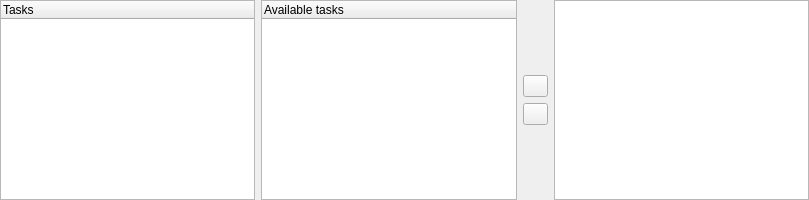
<ui version="4.0" >
 <class>KPlato::PertEditor</class>
 <widget class="QWidget" name="KPlato::PertEditor" >
  <property name="geometry" >
   <rect>
    <x>0</x>
    <y>0</y>
    <width>809</width>
    <height>200</height>
   </rect>
  </property>
  <layout class="QHBoxLayout" >
   <property name="margin" >
    <number>0</number>
   </property>
   <item>
    <widget class="QTreeWidget" name="taskList" >
     <column>
      <property name="text" >
       <string>Tasks</string>
      </property>
     </column>
    </widget>
   </item>
   <item>
    <widget class="QTreeWidget" name="available" >
     <column>
      <property name="text" >
       <string>Available tasks</string>
      </property>
     </column>
    </widget>
   </item>
   <item>
    <layout class="QVBoxLayout" >
     <item>
      <spacer>
       <property name="orientation" >
        <enum>Qt::Vertical</enum>
       </property>
       <property name="sizeHint" stdset="0" >
        <size>
         <width>20</width>
         <height>40</height>
        </size>
       </property>
      </spacer>
     </item>
     <item>
      <widget class="QPushButton" name="addBtn" >
       <property name="sizePolicy" >
        <sizepolicy vsizetype="Fixed" hsizetype="Fixed" >
         <horstretch>0</horstretch>
         <verstretch>0</verstretch>
        </sizepolicy>
       </property>
       <property name="maximumSize" >
        <size>
         <width>25</width>
         <height>25</height>
        </size>
       </property>
       <property name="toolTip" >
        <string>Add required task</string>
       </property>
       <property name="text" >
        <string/>
       </property>
      </widget>
     </item>
     <item>
      <widget class="QPushButton" name="removeBtn" >
       <property name="maximumSize" >
        <size>
         <width>25</width>
         <height>25</height>
        </size>
       </property>
       <property name="toolTip" >
        <string>Remove required task</string>
       </property>
       <property name="text" >
        <string/>
       </property>
      </widget>
     </item>
     <item>
      <spacer>
       <property name="orientation" >
        <enum>Qt::Vertical</enum>
       </property>
       <property name="sizeHint" stdset="0" >
        <size>
         <width>20</width>
         <height>40</height>
        </size>
       </property>
      </spacer>
     </item>
    </layout>
   </item>
   <item>
    <widget class="RelationTreeView" name="required" />
   </item>
  </layout>
 </widget>
 <customwidgets>
  <customwidget>
   <class>RelationTreeView</class>
   <extends>QTreeView</extends>
   <header>kptrelationeditor.h</header>
  </customwidget>
 </customwidgets>
 <tabstops>
  <tabstop>taskList</tabstop>
  <tabstop>available</tabstop>
  <tabstop>addBtn</tabstop>
  <tabstop>removeBtn</tabstop>
  <tabstop>required</tabstop>
 </tabstops>
 <resources/>
 <connections/>
</ui>
